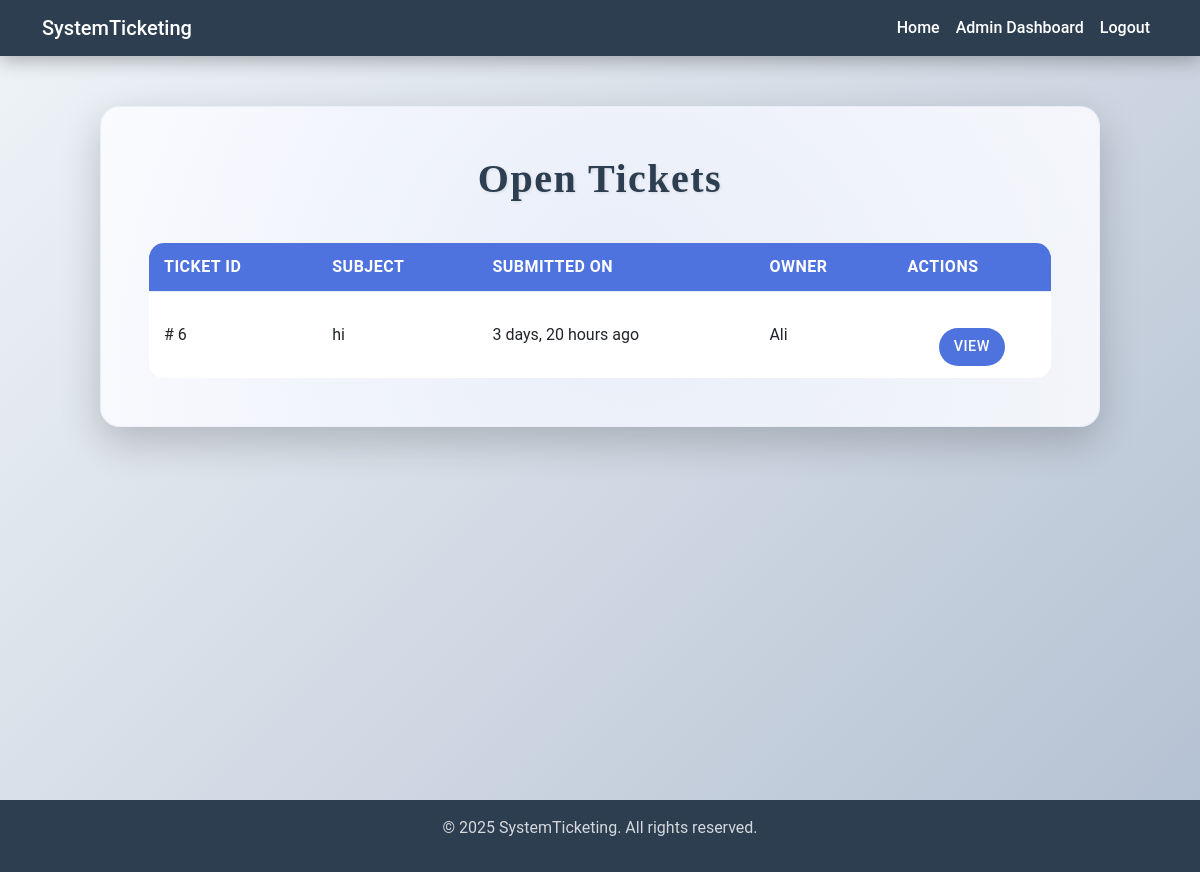
The app's page /ticket/lists-open/ (signed in), older data.
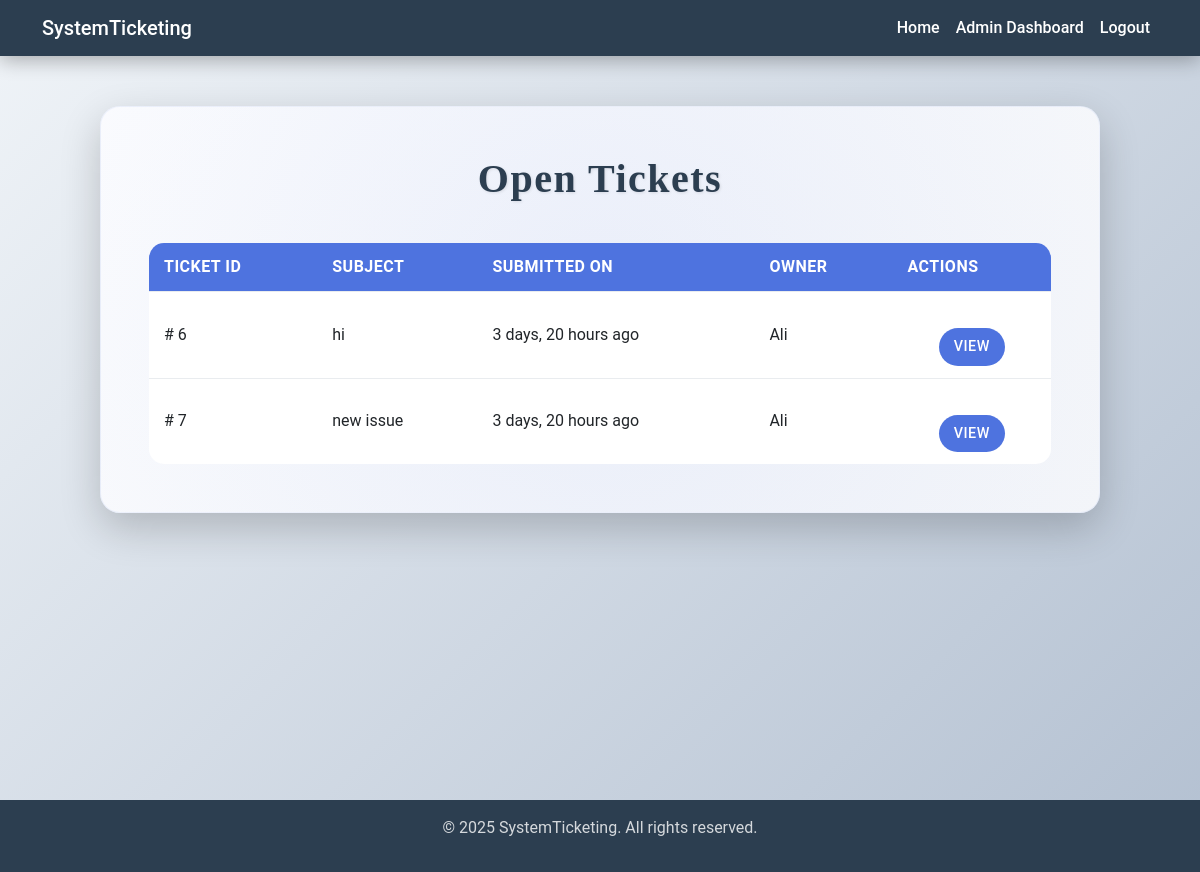
The same page, newer data.
### ticket/models.py (models this page shows, shortened)
class TimeStampedModel(models.Model):
    created_at = models.DateTimeField(auto_now_add=True)
    updated_at = models.DateTimeField(auto_now=True)
    class Meta:
        abstract = True

class Ticket(TimeStampedModel):
    subject = models.CharField(max_length=200)
    description = models.TextField()
    user = models.ForeignKey(User, on_delete=models.CASCADE, related_name='user_ticket')
    file = models.FileField(upload_to='tickets/%Y/%m/%d', null=True, blank=True)
    status = models.CharField(max_length=50, choices=STARTS_CHOICES, default='Open')
    def get_absolute_url(self):
        return reverse('ticket:ticket-detail', kwargs={'ticket_id': self.pk})

### ticket/views.py (the view)
# urls.py: path('lists-open/', views.TicketOpenListView.as_view(), name='ticket-open-lists'),
class TicketOpenListView(LoginRequiredMixin, TemplateView):
    template_name = 'ticket/open_tickets_list.html'
    def dispatch(self, request, *args, **kwargs):
        if not request.user.is_staff:
            return redirect('home:home')
        return super().dispatch(request, *args, **kwargs)
    def get_context_data(self, **kwargs):
        context = super().get_context_data(**kwargs)
        context['open_list'] = Ticket.objects.filter(status="Open")
        return context

### ticket/templates/ticket/open_tickets_list.html (shortened to what this page needs)
{% extends 'main.html' %}
{% block main %}
    <div class="content">
        <div class="open-tickets-card">
            <h2>Open Tickets</h2>
            <table class="ticket-table">
                <thead>
                <tr>
                    <th>Ticket ID</th>
                    <th>Subject</th>
                    <th>Submitted On</th>
                    <th>Owner</th>
                    <th>Actions</th>
                </tr>
                </thead>
                <tbody>
                {% for list in open_list %}
                    <tr>
                        <td># {{ list.id }}</td>
                        <td>{{ list.subject }}</td>
                        <td>{{ list.created_at |timesince }} ago</td>
                        <td>{{ list.user.username|capfirst }}</td>
                        <td>
                            <div class="button-group">
                                <a href="{{ list.get_absolute_url }}" class="btn btn-primary btn-sm">View</a>
                            </div>
                        </td>
                {% endfor %}
                </tbody>
            </table>
        </div>
    </div>
{% endblock %}

Row changes from the older to the newer data that the page shows:
now on this page (row edited): Ticket: id "7", subject "new issue", created_at "3 days, 20 hours", user.username "Ali"
